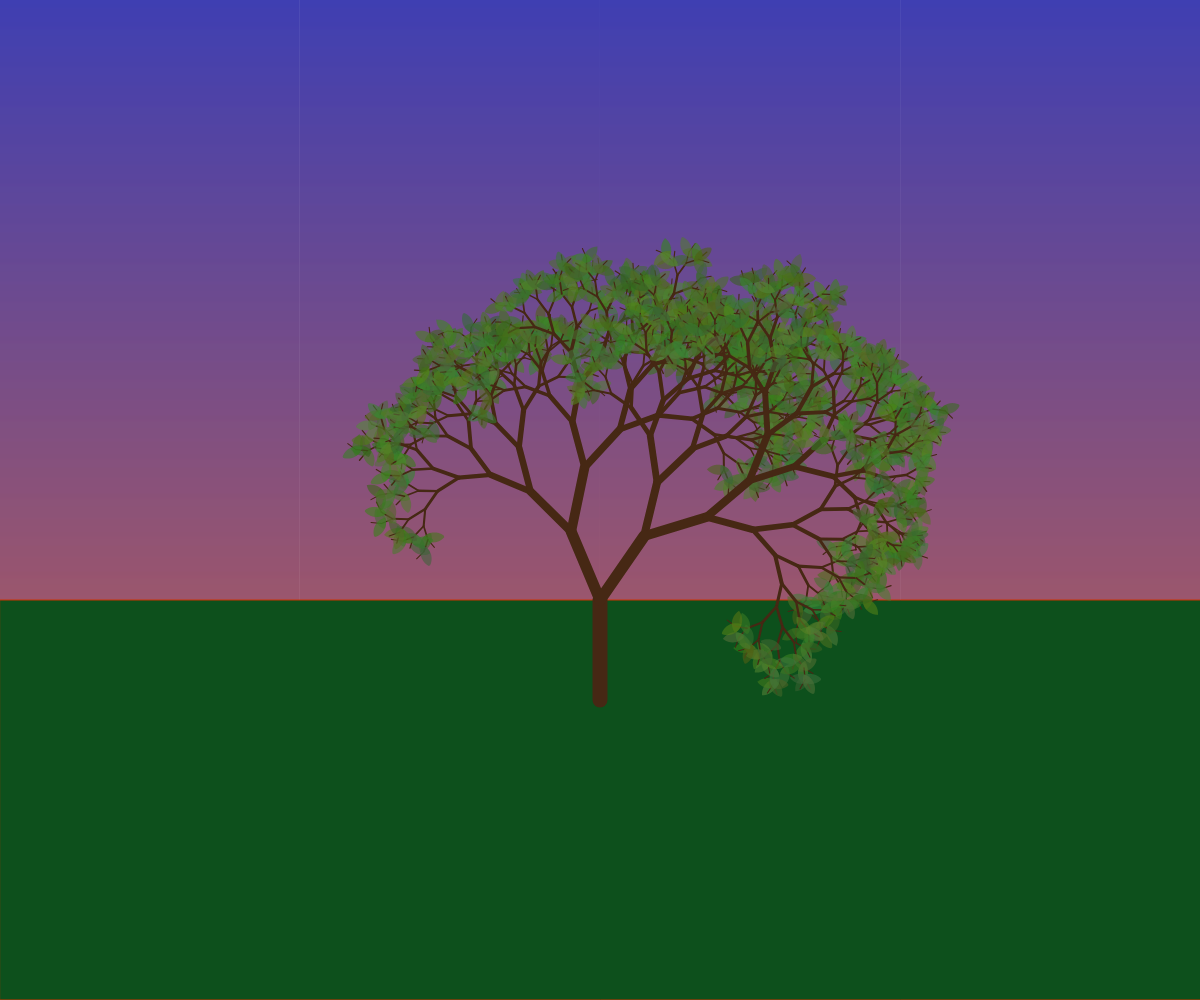
Frame 1 (no input)
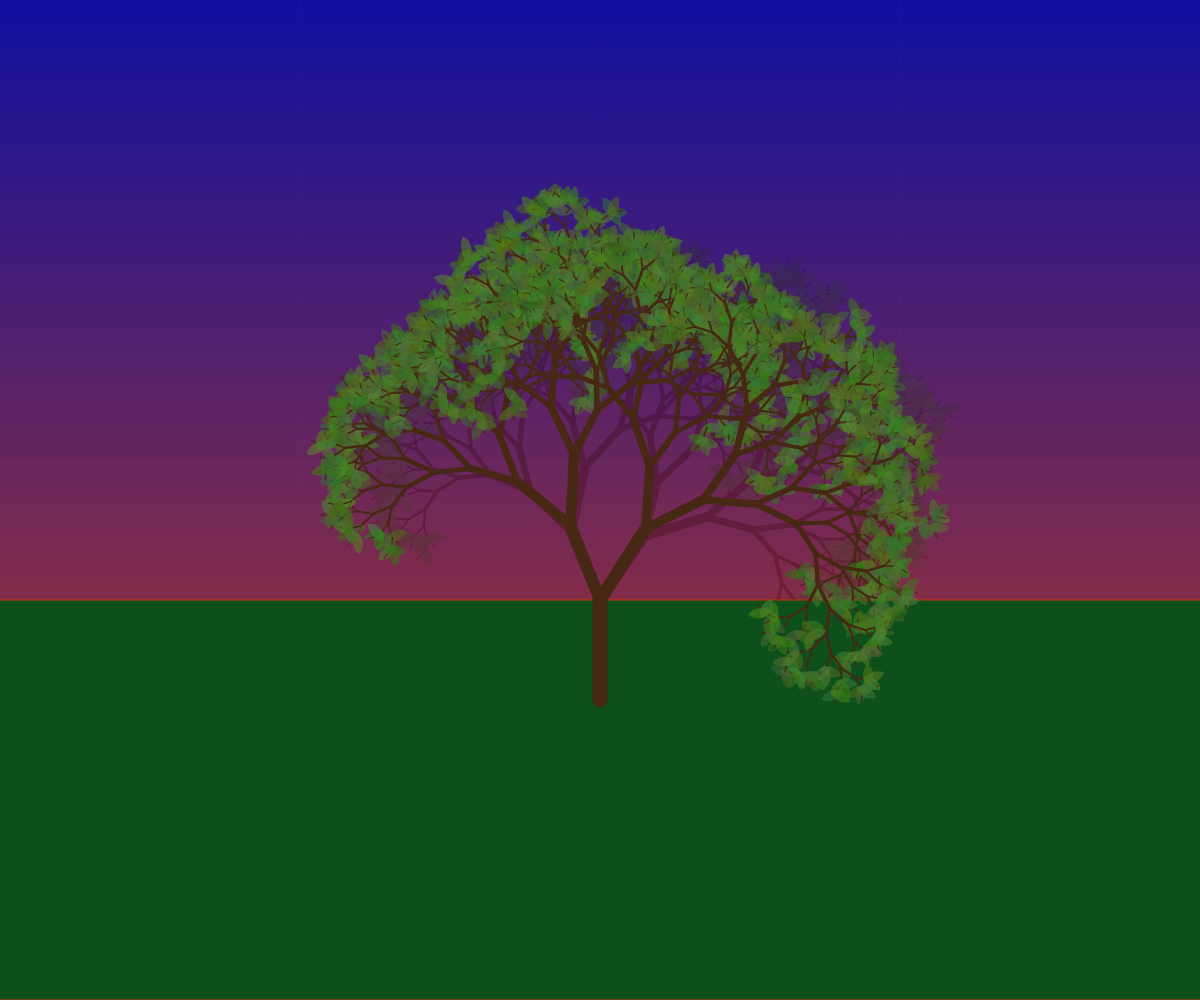
Frame 2 (the mouse pressed at the canvas centre, redrawn once)

The p5.js sketch that drew these frames (run headless with seeded random() and noise() and a simulated clock; the mouse was pressed at the canvas centre and the sketch redrawn once):

// p5.js sketch
// ── sketch.js



function setup() {
  createCanvas(windowWidth, windowHeight);
  angleMode(DEGREES);

  noLoop();
}

function draw() {
  var color1 = color(0, 0, 153);
  var color2 = color(204, 51, 0);
  setGradient(0, 0, windowWidth, windowHeight, color1, color2, "Y");

 fill(13, 80, 28);
  rect(0, 600, 2000, 400);
  translate(width / 2, height / 2 + 200);
  branch(100);
}

function setGradient(x, y, w, h, c1, c2, axis) {
  noFill();
  if (axis == "Y") {

    for (let i = y; i <= y + h; i++) {
      var inter = map(i, y, y + h, 0, 1);
      var c = lerpColor(c1, c2, inter);
      stroke(c);
      line(x, i, x + w, i);
    }
  } else if (axis == "X") {

    for (let j = x; j <= x + w; j++) {
      var inter2 = map(j, x, x + w, 0, 1);
      var d = lerpColor(c1, c2, inter2);
      stroke(d);
      line(j, y, j, y + h);
    }
  }
}








function branch(len) {
  push();
  if (len > 10) {
    strokeWeight(map(len, 10, 100, 1, 15));
    stroke(70, 40, 20);
    line(0, 0, 0, -len);
    translate(0, -len);
    rotate(random(-20, -30));
    branch(len * random(0.7, 0.9));
    rotate(random(50, 60));
    branch(len * random(0.7, 0.9));
  } else {
    var r = 70 + random(-20, 20);
    var g = 115 + random(-20, 20);
    var b = 40 + random(-20, 20);
    fill(r, g, b, 150);
    noStroke();

    beginShape();
    for (var i = 45; i < 135; i++) {
      var rad = 15;
      var x = rad * cos(i);
      var y = rad * sin(i);
      vertex(x, y);
    }
    for (var i = 135; i > 40; i--) {
      var rad = 15;
      var x = rad * cos(i);
      var y = rad * sin(-i) + 20;
      vertex(x, y);
    }
    endShape(CLOSE);
  }
  pop();
}
